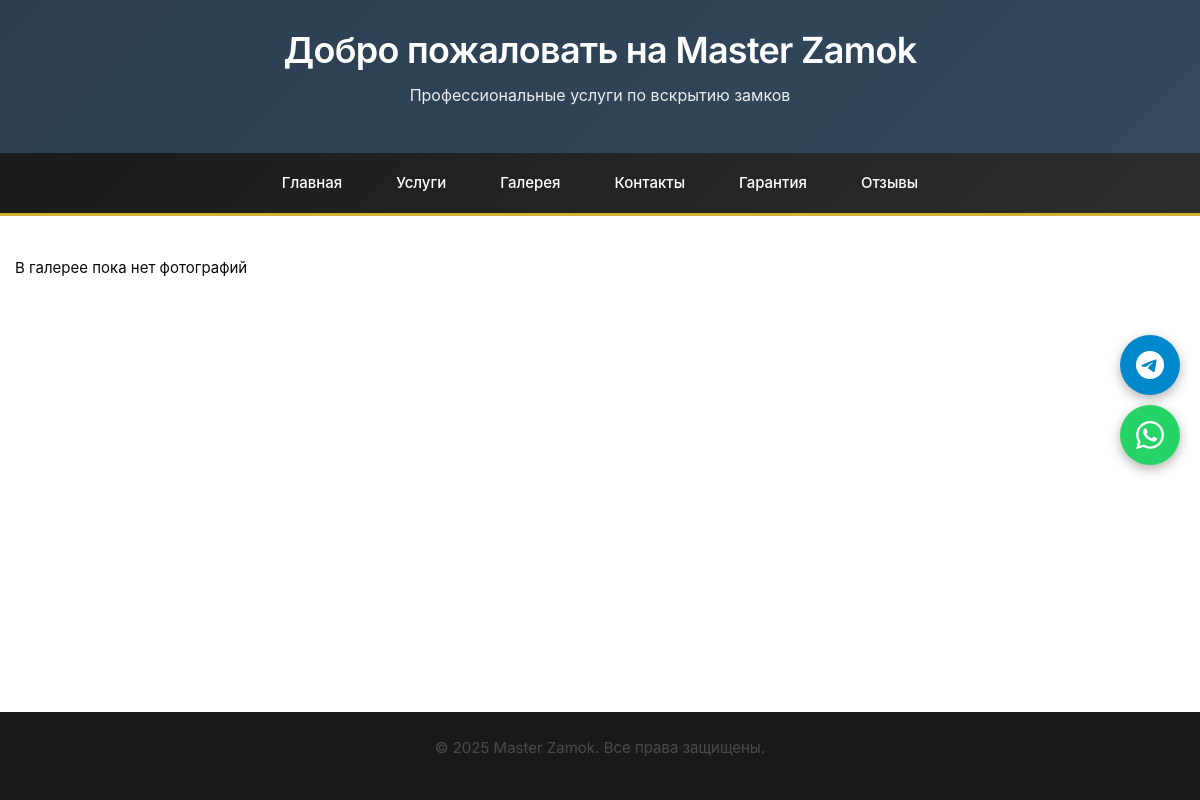
The page /gallery/ on the database as committed earlier.
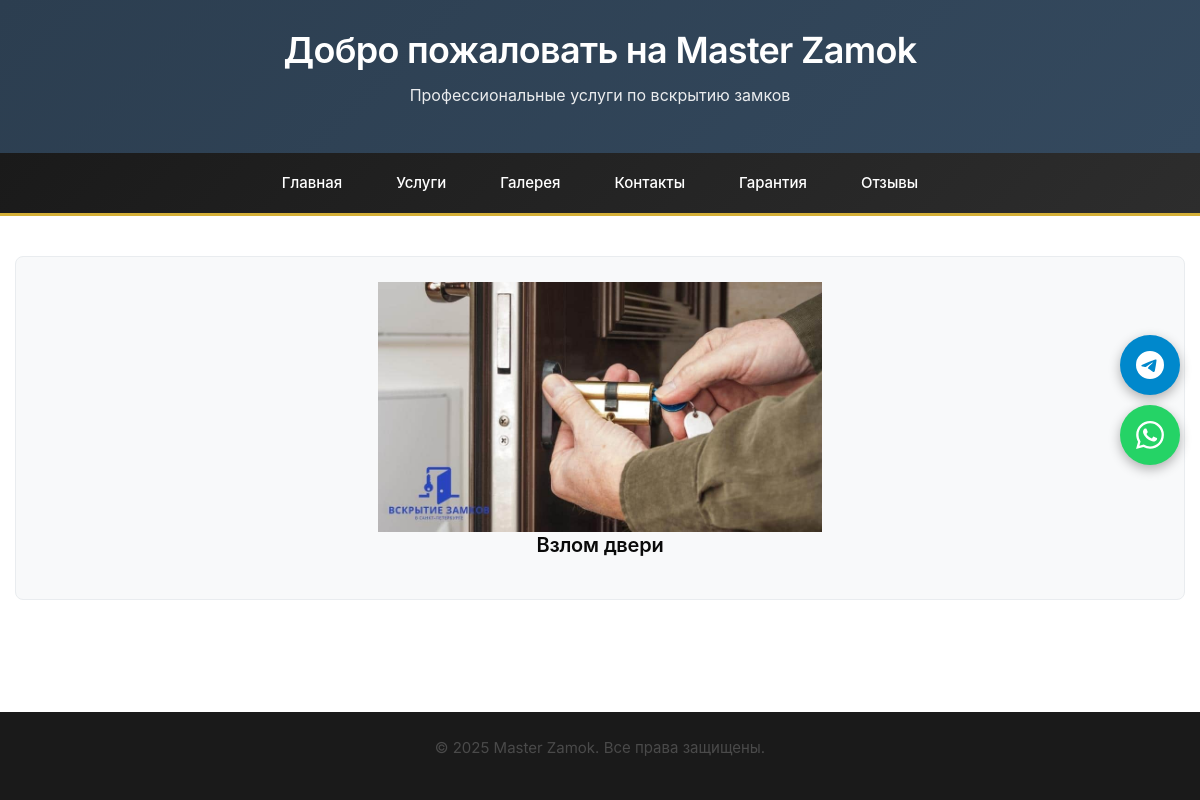
The same page on the database as committed later.
### mainapp/models.py (models this page shows, shortened)
class GalleryImage(models.Model):
    title=models.CharField(max_length=200, blank=True)
    image=models.ImageField(upload_to="gallery/")
    uploaded_at=models.DateTimeField(auto_now_add=True)
    class Meta:
        verbose_name = 'Галерея'
        verbose_name_plural = 'Галерея'

### mainapp/views.py (the view)
# urls.py: path('gallery/', views.gallery, name='gallery'),
def gallery(request):
    gallery_list = GalleryImage.objects.filter()  # Только активные
    context = {
        'gallery': gallery_list,
    }
    return render(request, 'gallery.html', context)

### mainapp/templates/gallery.html (shortened to what this page needs)
{% extends 'base.html' %}
{% block content %}
<div class="row g-4">
    {% for galler in gallery %}
    <div class="col-xl-4 col-lg-6 col-md-6">
        <div class="card service-card h-100 shadow-sm border-0">
            <div class="service-image-wrapper">
                {% if galler.image %}
                <img
                    src="{{ galler.image.url }}"
                    class="service-img"
                    alt="{{ galler.title }}"
                    loading="lazy"
                >
                {% endif %}
            </div>
            <div class="card-body d-flex flex-column p-4">
                <h3 class="card-title fw-bold mb-3">{{ galler.title }}</h3>
        </div>
    </div>
    {% empty %}
    <div class="col-12">
        <div class="alert alert-info">В галерее пока нет фотографий</div>
    </div>
    {% endfor %}
</div>
{% endblock %}

### mainapp/templates/base.html (shortened to what this page needs)
<!DOCTYPE html>
<html lang="ru">
<head>
    {% load static %}
</head>
<body>
    <div class="floating-messengers">
        <a href="https://t.me/zhora_god" class="messenger-btn telegram" target="_blank" data-tooltip="Написать в Telegram">
        </a>
        <a href="https://wa.me/79281625087" class="messenger-btn whatsapp" target="_blank" data-tooltip="Написать в WhatsApp">
        </a>
    </div>
<a href="/" class="main-header-link" style="text-decoration: none;">
    <section class="main-header">
        <div class="container">
            <h1>Добро пожаловать на Master Zamok</h1>
            <p>Профессиональные услуги по вскрытию замков</p>
        </div>
    </section>
</a>
    <nav class="main-nav">
        <div class="container">
            <ul class="nav-links" id="navLinks">
                <li><a href="/" class="nav-link">Главная</a></li>
                <li><a href="/services/" class="nav-link">Услуги</a></li>
                <li><a href="/gallery/" class="nav-link">Галерея</a></li>
                <li><a href="/contacts/" class="nav-link">Контакты</a></li>
                <li><a href="/garant/" class="nav-link">Гарантия</a></li>
                <li><a href="/otziv/" class="nav-link">Отзывы</a></li>
            </ul>
        </div>
    </nav>
    <main class="main-content">
        <div class="container">
            {% block content %}{% endblock %}
        </div>
    </main>
    <footer class="main-footer">
        <div class="container">
            <p>&copy; 2025 Master Zamok. Все права защищены.</p>
        </div>
    </footer>
</body>
</html>

### mainapp/templates/base.html (style rules this page uses)
* { margin: 0; padding: 0; box-sizing: border-box; }
html, body { overflow-x: hidden; width: 100%; max-width: 100%; }
* { word-wrap: break-word; overflow-wrap: break-word; }
img, svg { max-width: 100%; height: auto; }
body { font-family: 'Inter', -apple-system, BlinkMacSystemFont, 'Segoe UI', Roboto, 'Helvetica Neue', Arial, sans-serif; background-color: #ffffff; color: #0a0a0a; line-height: 1.6; font-size: 15px; font-weight: 400; -webkit-font-smoothing: antialiased; -moz-osx-font-smoothing: grayscale; display: flex; flex-direction: column; min-height: 100vh; }
h1, h2, h3, h4, h5, h6 { font-family: 'Inter', -apple-system, BlinkMacSystemFont, 'Segoe UI', Roboto, sans-serif; font-weight: 600; line-height: 1.2; color: #0a0a0a; margin: 0 0 1rem 0; letter-spacing: -0.015em; }
h1 { font-size: 2.5rem; font-weight: 600; letter-spacing: -0.02em; line-height: 1.15; }
h3 { font-size: 1.5rem; font-weight: 600; letter-spacing: -0.01em; line-height: 1.3; }
p { font-size: 15px; line-height: 1.6; color: #4a4a4a; margin: 0 0 1rem 0; font-weight: 400; }
a { color: #0066cc; text-decoration: none; transition: color 0.2s ease; }
.container { max-width: 1200px; margin: 0 auto; padding: 0 15px; }
.floating-messengers { position: fixed; right: 20px; top: 50%; transform: translateY(-50%); display: flex; flex-direction: column; gap: 10px; z-index: 1000; }
.messenger-btn { width: 60px; height: 60px; border-radius: 50%; display: flex; align-items: center; justify-content: center; text-decoration: none; box-shadow: 0 4px 12px rgba(0,0,0,0.3); transition: all 0.3s ease; position: relative; }
.messenger-btn.telegram { background-color: #0088cc; }
.messenger-btn.whatsapp { background-color: #25D366; }
.messenger-icon { font-size: 28px; color: white; width: 28px; height: 28px; display: block; }
.messenger-btn::after { content: attr(data-tooltip); position: absolute; right: 70px; top: 50%; transform: translateY(-50%); background: rgba(0,0,0,0.8); color: white; padding: 8px 12px; border-radius: 4px; font-size: 12px; white-space: nowrap; opacity: 0; pointer-events: none; transition: opacity 0.3s; }
.main-header { text-align: center; padding: 30px 0; background: linear-gradient(135deg, #2c3e50 0%, #34495e 100%); color: white; }
.main-header h1 { font-size: 2.25rem; margin-bottom: 0.75rem; font-weight: 600; letter-spacing: -0.02em; line-height: 1.15; color: #ffffff; }
.main-header p { font-size: 1rem; font-weight: 400; opacity: 0.9; line-height: 1.5; color: #ffffff; }
.main-nav { background: linear-gradient(135deg, #1a1a1a 0%, #2d2d2d 100%); padding: 0; border-bottom: 3px solid #d4af37; position: relative; }
.main-nav .container { position: relative; display: flex; align-items: center; justify-content: center; padding: 0 15px; min-height: 60px; }
.nav-links { display: flex; justify-content: center; list-style: none; gap: 30px; margin: 0; padding: 0; transition: all 0.3s ease; }
.nav-link { color: white; text-decoration: none; font-size: 15px; font-weight: 500; letter-spacing: 0; transition: color 0.2s ease; font-weight: 500; transition: all 0.3s ease; padding: 15px 12px; border-radius: 8px; display: flex; align-items: center; gap: 6px; white-space: nowrap; }
.main-content { padding: 40px 0; flex: 1; }
.service-card { background: #f8f9fa; border: 1px solid #e9ecef; border-radius: 8px; padding: 25px; text-align: center; transition: transform 0.3s, box-shadow 0.3s; }
.service-card h3 { font-size: 1.25rem; font-weight: 600; margin-bottom: 0.75rem; color: #0a0a0a; line-height: 1.3; letter-spacing: -0.01em; }
.main-footer { background-color: #1a1a1a; color: #999; text-align: center; padding: 1.5rem 0; margin-top: auto; font-size: 14px; line-height: 1.5; font-weight: 400; }
.service-image-wrapper { width: 100%; height: 250px; overflow: hidden; display: flex; align-items: center; justify-content: center; background: #f8f9fa; }
.service-img { max-width: 100%; max-height: 100%; width: auto; height: auto; object-fit: contain; }
.container, .container-fluid, .row, .col-xl-4, .col-lg-6, .col-md-6 { max-width: 100%; }
.card { max-width: 100%; }
.floating-messengers { animation: fadeInUp 0.5s ease-out; }

Rows that differ between the two databases and show on the page:
added GalleryImage: image (picture), title "Взлом двери"
Other text that changed with them:
text no longer shown: "В галерее пока нет фотографий"
